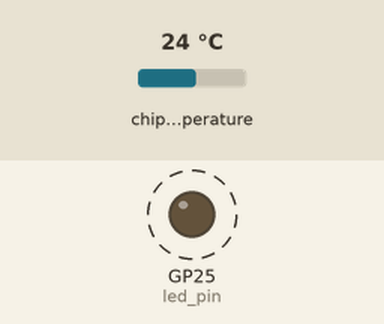
Simulated run of this program. Board: Raspberry Pi Pico running MicroPython. Shown: output pins drawn as LEDs (lit = HIGH). Dashed ring = blinking. Inputs (shaded band) come from the test bench; at power-on: chip temperature 24 °C. What the program prints to the serial console is not drawn.

Above: at 1.2 s.
1.3 s: chip temperature set to 29 °C
3.5 s: chip temperature set to 32 °C
Timing chart, 0 to 13.0 s (numbered marks = the images above; inputs shaded):
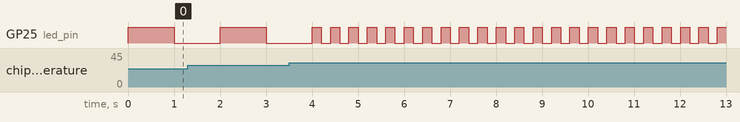

Measured:
- after the input at 3.5 s, GP25 (led_pin): alternates HIGH for 0.20 s and LOW for 0.20 s, starting after 0.70 s

The program:

onboard_temp_led.py
```python
from machine import Pin
import utime

# Onboard LED pin
led_pin = Pin("LED", Pin.OUT)

# Function to toggle LED state
def toggle_led():
    led_pin.toggle()

# Function to read temperature
def read_temperature():
    temp_sensor = machine.ADC(machine.ADC.CORE_TEMP)
    conversion_factor = 3.3 / (65535)
    reading = temp_sensor.read_u16() * conversion_factor
    temperature = 27 - (reading - 0.706) / 0.001721
    return temperature

# Main loop
while True:
    temperature = read_temperature()
    print("Temperature: {:.2f} °C".format(temperature))

    # Flash LED based on temperature
    if temperature >= 30:
        toggle_led()
        utime.sleep(0.2)
        toggle_led()
        utime.sleep(0.2)
    else:
        toggle_led()
        utime.sleep(1)
```
